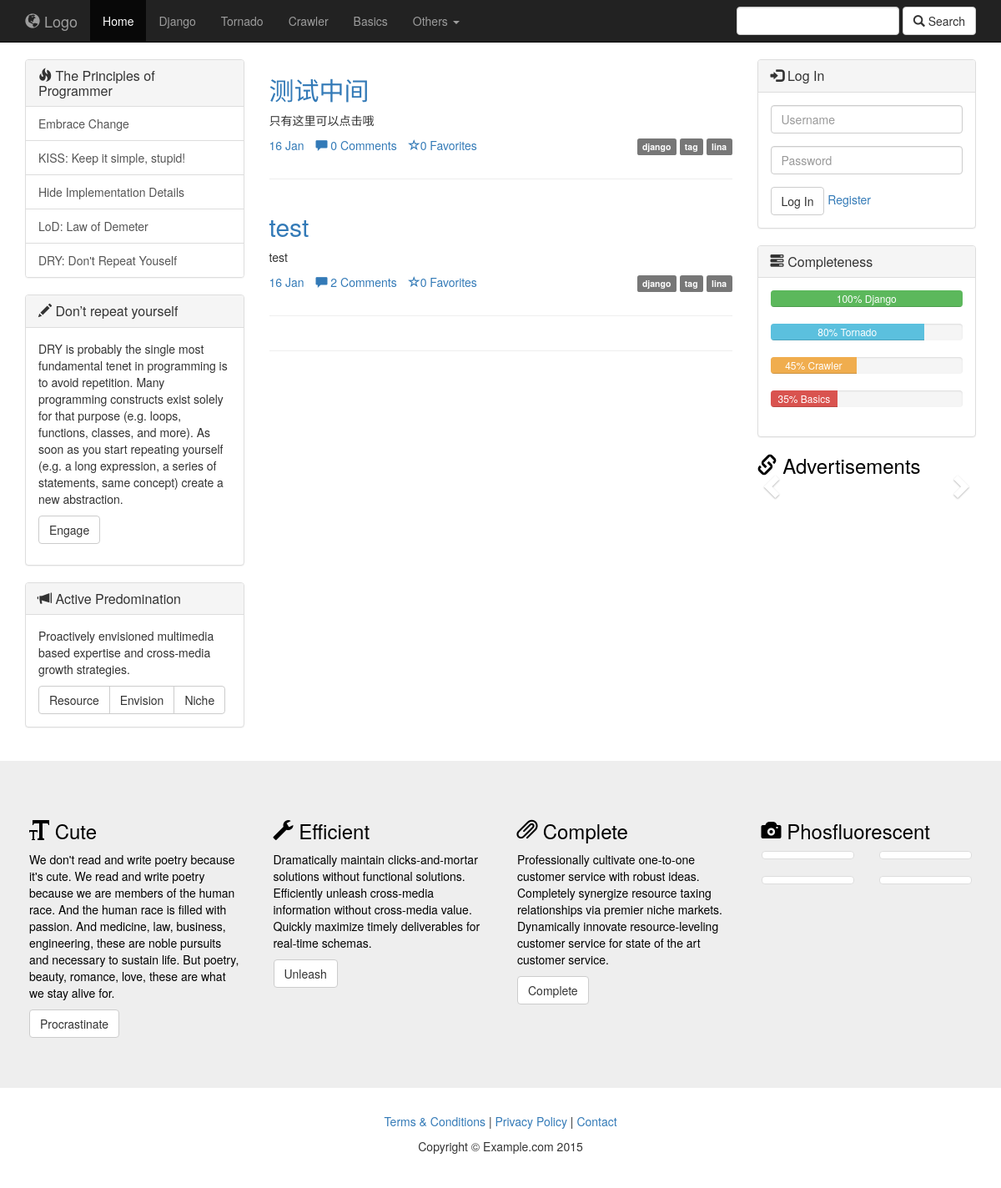
The page / on the database its author committed.
### focus/models.py (models this page shows, shortened)
class Article(models.Model):
	objects = ArticleManager()
	column = models.ForeignKey(Column,blank=True,null=True,verbose_name='belong_to')
	title = models.CharField(max_length=256)
	author = models.ForeignKey('Author',null=True)
	user = models.ManyToManyField('NewUser',blank=True)
	content = models.TextField('content')
	pub_date = models.DateTimeField(auto_now_add=True,editable=True)
	update_time = models.DateTimeField(auto_now=True,null=True)
	published = models.BooleanField('notDraft',default=True)
	poll_num = models.IntegerField(default=0)
	comment_num = models.IntegerField(default=0)
	keep_num = models.IntegerField(default=0)

class Column(models.Model):
	name = models.CharField('Column_name',max_length=256)
	intro = models.TextField('introduction',default='')
	def __str__(self):
		return self.name
	class Meta:
		ordering = ['name']

class Author(models.Model):
	name = models.CharField(max_length=256)
	profile = models.CharField('profile',default='',max_length=256)
	password = models.CharField('password',max_length=256)
	register_date = models.DateTimeField(auto_now_add=True,editable=True)
	def __str__(self):
		return self.name

### focus/views.py (the view)
# urls.py: url(r'^$',views.index,name='index'),
def index(request):
    latest_article_list = Article.objects.query_by_time()
    loginform = LoginForm()
    context = {'latest_article_list':latest_article_list,'loginform':loginform}
    return render(request,'index.html',context)

### focus/forms.py
class LoginForm(forms.Form):
	uid = forms.CharField(widget=forms.TextInput(attrs={'class':'form-control','id':'uid','placeholder':'Username'}))
	pwd = forms.CharField(widget=forms.PasswordInput(attrs={'class':'form-control','id':'pwd','placeholder':'Password'}))

### focus/models.py (called while the page is built)
	def query_by_time(self):
		query = self.get_queryset().order_by('-pub_date')
		return query

### focus/templates/index.html (shortened to what this page needs)
<!DOCTYPE html>
<html lang="en">
<head>
	{% load staticfiles %}
    <link href="{% static "css/bootstrap.min.css" %}" rel="stylesheet">
    <link href="{% static "css/custom.css" %}" rel="stylesheet">
</head>
<body>
    <nav class="navbar navbar-inverse navbar-static-top" role="navigation">
        <div class="container">
            <div class="navbar-header">
                <a class="navbar-brand" href="#"><span class="glyphicon glyphicon-globe"></span> Logo</a>
            </div>
            <div class="collapse navbar-collapse" id="navbar">
                <ul class="nav navbar-nav">
                    <li class="active">
                        <a href="#">Home</a>
                    </li>
                    <li>
                        <a href="#">Django</a>
                    </li>
                    <li>
                        <a href="#">Tornado</a>
                    </li>
                    <li>
                        <a href="#">Crawler</a>
                    </li>
                    <li>
                        <a href="#">Basics</a>
                    </li>
					<li class="dropdown">
						<a href="#" class="dropdown-toggle" data-toggle="dropdown" role="button" aria-haspopup="true" aria-expanded="false">Others <span class="caret"></span></a>
					</li>
                </ul>
				<form class="navbar-form navbar-right" role="search">
					<div class="form-group">
						<input type="text" class="form-control">
					</div>
					<button type="submit" class="btn btn-default"><span class="glyphicon glyphicon-search"></span> Search</button>
				</form>
            </div>
        </div>
    </nav>
<div class="container-fluid">
		<div class="col-sm-3">
			<div class="panel panel-default">
				<div class="panel-heading">
					<h1 class="panel-title"><span class="glyphicon glyphicon-fire"></span> The Principles of Programmer </h1>
				</div>
				<div class="list-group">
					<a href="#" class="list-group-item">Embrace Change </a>
					<a href="#" class="list-group-item">KISS: Keep it simple, stupid!</a>
					<a href="#" class="list-group-item">Hide Implementation Details</a>
					<a href="#" class="list-group-item">LoD: Law of Demeter</a>
					<a href="#" class="list-group-item">DRY: Don't Repeat Youself</a>
				</div>
			</div>
			<div class="panel panel-default">
				<div class="panel-heading">
					<h1 class="panel-title"><span class="glyphicon glyphicon-pencil"></span> Don’t repeat yourself</h1>
				</div>
				<div class="panel-body">
					<p>DRY is probably the single most fundamental tenet in programming is to avoid repetition. Many programming constructs exist solely for that purpose (e.g. loops, functions, classes, and more). As soon as you start repeating yourself (e.g. a long expression, a series of statements, same concept) create a new abstraction.</p>
					<p><button class="btn btn-default">Engage</button></p>
				</div>
			</div>
			<div class="panel panel-default">
				<div class="panel-heading">
					<h3 class="panel-title">
						<span class="glyphicon glyphicon-bullhorn"></span>
						Active Predomination
					</h3>
				</div>
				<div class="panel-body">
					<p>Proactively envisioned multimedia based expertise and cross-media growth strategies.</p>
					<div class="btn-group" role="group">
						<button type="button" class="btn btn-default">Resource</button>
						<button type="button" class="btn btn-default">Envision</button>
						<button type="button" class="btn btn-default">Niche</button>
					</div>
				</div>
			</div>
		</div>
		<div class="col-sm-6">
			{% for article in latest_article_list %}
			<div class="row">
				<article class="col-xs-12">
					<h2><a id="article_title", href="/focus/{{ article.id }}">{{ article.title }}</a></h2>
					<p>{{ article.content|truncatechars_html:80 | safe }}</p>
					<p class="pull-right"><span class="label label-default">{{ article.column }}</span> <span class="label label-default">tag</span> <span class="label label-default">{{ article.author }}</span></p>
					<ul class="list-inline">
						<li><a href="#">{{ article.pub_date | date:"j M" }}</a></li>
						<li><a href="#"><span class="glyphicon glyphicon-comment"></span> {{ article.comment_num }} Comments</a></li>
						<li><a href="#"><span class="glyphicon glyphicon-star-empty"></span>{{ article.keep_num }} Favorites</a></li>
					</ul>
				</article>
			</div>
			<hr>
			{% endfor %}
			<div class="row">
				<article class="col-xs-12">
				</article>
			</div>
			<hr>
		</div>
	  <div class="col-sm-3">
			{% if request.user.is_authenticated %}
			<div class="panel panel-default">
				<div class="panel-heading">
					<h3 class="panel-title">
						<span class="glyphicon glyphicon-user"></span>
						Logged In
					</h3>
				</div>
				<div class="panel-body">
					<div class="form-group">hi:{{ user }} <a href="/focus/logout/"><input class="btn btn-default" type="submit" value="Logout" /></a></div>
				</div>
			</div>
			{% else %}
			<div class="panel panel-default">
				<div class="panel-heading">
					<h3 class="panel-title">
						<span class="glyphicon glyphicon-log-in"></span>
						Log In
					</h3>
				</div>
				<div class="panel-body">
					<form action="/focus/login/" method="post">
						<div class="form-group">
							{{ loginform.uid }}
						</div>
						<div class="form-group">
							{{ loginform.pwd }}
						</div>
						<button type="submit" class="btn btn-default">Log In</button>
						<a href="focus/register/">Register</a>
					</form>
				</div>
			</div>
 			{% endif %}
			<div class="panel panel-default">
				<div class="panel-heading">
					<h3 class="panel-title">
						<span class="glyphicon glyphicon-tasks"></span>
						Completeness
					</h3>
				</div>
				<div class="panel-body">
					<div class="progress">
						<div class="progress-bar progress-bar-success" role="progressbar" aria-valuenow="100"
						aria-valuemin="0" aria-valuemax="100" style="width:100%">
							100% Django
						</div>
					</div>
					<div class="progress">
						<div class="progress-bar progress-bar-info" role="progressbar" aria-valuenow="80"
						aria-valuemin="0" aria-valuemax="100" style="width:80%">
							80% Tornado
						</div>
					</div>
					<div class="progress">
						<div class="progress-bar progress-bar-warning" role="progressbar" aria-valuenow="45"
						aria-valuemin="0" aria-valuemax="100" style="width:45%">
							45% Crawler
						</div>
					</div>
					<div class="progress">
						<div class="progress-bar progress-bar-danger" role="progressbar" aria-valuenow="35"
						aria-valuemin="0" aria-valuemax="100" style="width:35%">
							35% Basics
						</div>
					</div>
				</div>
			</div>
 			<h3><span class="glyphicon glyphicon-link"></span> Advertisements</h3>
			<div id="side-carousel" class="carousel slide" data-ride="carousel">
				<ol class="carousel-indicators">
					<li data-target="#side-carousel" data-slide-to="0" class="active"></li>
					<li data-target="#side-carousel" data-slide-to="1"></li>
					<li data-target="#side-carousel" data-slide-to="2"></li>
				</ol>
				<a class="left carousel-control" href="#side-carousel" role="button" data-slide="prev">
				  <span class="glyphicon glyphicon-chevron-left" aria-hidden="true"></span>
				</a>
				<a class="right carousel-control" href="#side-carousel" role="button" data-slide="next">
				  <span class="glyphicon glyphicon-chevron-right" aria-hidden="true"></span>
				</a>
			  </div>
	  </div>
	</div>
	<footer>
		<div class="footer-blurb">
			<div class="container">
				<div class="row">
					<div class="col-sm-3 footer-blurb-item">
						<h3><span class="glyphicon glyphicon-text-size"></span> Cute</h3>
						<p>We don't read and write poetry because it's cute. We read and write poetry because we are members of the human race. And the human race is filled with passion. And medicine, law, business, engineering, these are noble pursuits and necessary to sustain life. But poetry, beauty, romance, love, these are what we stay alive for.</p>
						<p><a class="btn btn-default" href="#">Procrastinate</a></p>
					</div>
					<div class="col-sm-3 footer-blurb-item">
						<h3><span class="glyphicon glyphicon-wrench"></span> Efficient</h3>
						<p>Dramatically maintain clicks-and-mortar solutions without functional solutions. Efficiently unleash cross-media information without cross-media value. Quickly maximize timely deliverables for real-time schemas. </p>
						<p><a class="btn btn-default" href="#">Unleash</a></p>
					</div>
					<div class="col-sm-3 footer-blurb-item">
						<h3><span class="glyphicon glyphicon-paperclip"></span> Complete</h3>
						<p>Professionally cultivate one-to-one customer service with robust ideas. Completely synergize resource taxing relationships via premier niche markets. Dynamically innovate resource-leveling customer service for state of the art customer service.</p>
						<p><a class="btn btn-default" href="#">Complete</a></p>
					</div>
					<div class="col-sm-3 footer-blurb-item">
						<h3><span class="glyphicon glyphicon-camera"></span> Phosfluorescent</h3>
							<div class="row">
								<div class="col-xs-6">
									<a href="#" class="thumbnail">
									</a>
								</div>
								<div class="col-xs-6">
									<a href="#" class="thumbnail">
									</a>
								</div>
								<div class="col-xs-6">
									<a href="#" class="thumbnail">
									</a>
								</div>
								<div class="col-xs-6">
									<a href="#" class="thumbnail">
									</a>
								</div>
							</div>
					</div>
				</div>
			</div>
        </div>
        <div class="small-print">
        	<div class="container">
        		<p><a href="#">Terms &amp; Conditions</a> | <a href="#">Privacy Policy</a> | <a href="#">Contact</a></p>
        		<p>Copyright &copy; Example.com 2015 </p>
        	</div>
        </div>
	</footer>
</body>
</html>

### focus/static/css/custom.css (style rules this page uses)
h1, h2, h3, h4, h5, h6 { color: black; }
.footer-blurb { padding: 30px 0; margin-top: 20px; background-color: #eee; color: black; }
.footer-blurb-item { padding: 20px; }
.small-print { background-color: #fff; padding: 30px 0; }
.feature, .page-intro, .article-intro, .small-print { text-align: center; }

### rows shown on the page
Article: title "测试中间", content "只有这里可以点击哦", column "django", author "lina", pub_date "16 Jan", comment_num "0", keep_num "0"
Article: title "test", content "test", column "django", author "lina", pub_date "16 Jan", comment_num "2", keep_num "0"
